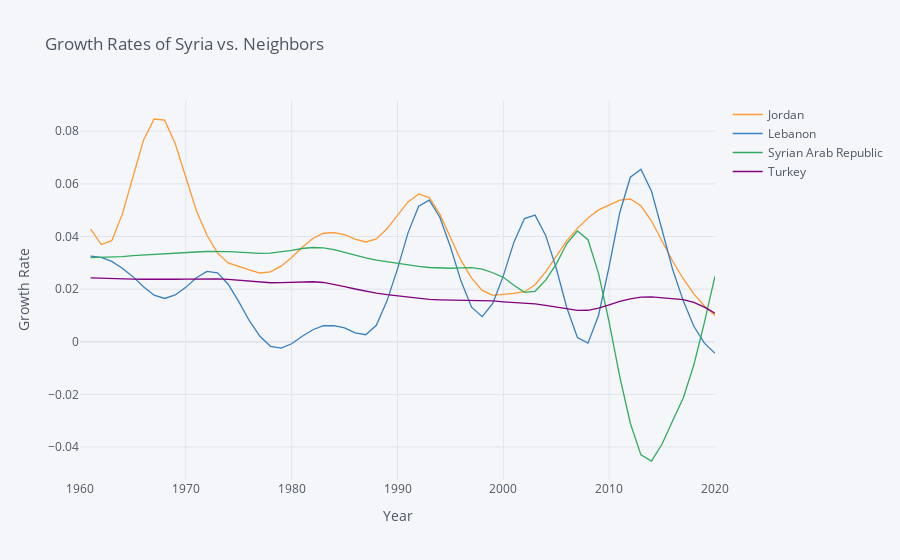

The cell this chart's notebook holds for it:
### Markdown cell above
### [C] - Other Visualization Tools
The code below shows the growth rates (log function of total population growth) of Syria, Turkey, Lebanon, and Jordon between the years 1960 and 2020. This addresses part of Deliverable [#C]: Other Visualization Tools.

### Code cell
df = wbdata.get_dataframe(variable_labels, country = countries).squeeze()

df = df.unstack('country')

# Date index is of type string; change to integers
df.index = df.index.astype(int)

# Differences (over time) in logs give us growth rates
np.log(df).diff().iplot(title="Growth Rates of Syria vs. Neighbors",
                        yTitle="Growth Rate",xTitle='Year')
